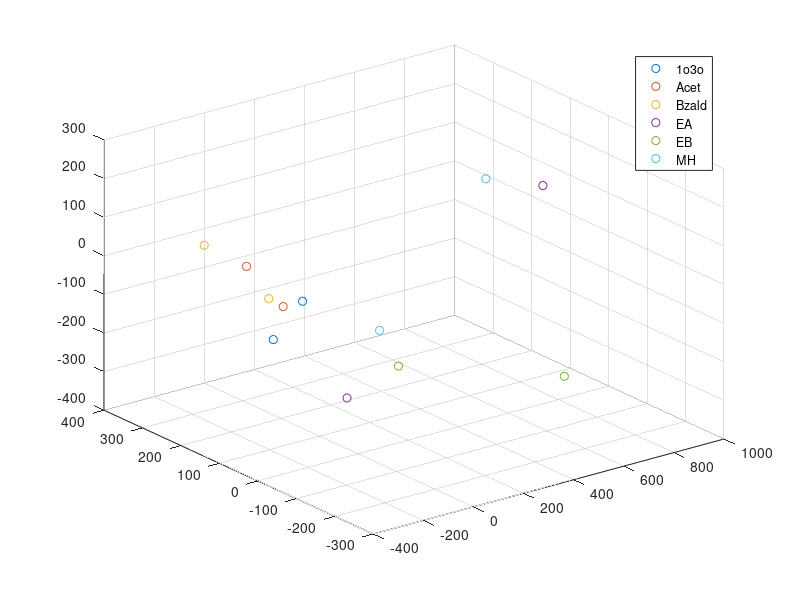

Recreate this plot in MATLAB.
clc;
clear;
close all;

% load data
load ('GlobalOdorStimMat.mat');

% difference power
diff = zeros(922,12);
diff(:,1) = (o_1o3o02_stim - o_1o3o02_prestim);
diff(:,2) = (o_1o3o04_stim - o_1o3o04_prestim);
diff(:,3) = (o_Acet02_stim - o_Acet02_prestim);
diff(:,4) = (o_Acet04_stim - o_Acet04_prestim);
diff(:,5) = (o_Bzald02_stim - o_Bzald02_prestim);
diff(:,6) = (o_Bzald04_stim - o_Bzald04_prestim);
diff(:,7) = (o_EA02_stim - o_EA02_prestim);
diff(:,8) = (o_EA04_stim - o_EA04_prestim);
diff(:,9) = (o_EB02_stim - o_EB02_prestim);
diff(:,10) = (o_EB04_stim - o_EB04_prestim);
diff(:,11) = (o_MH02_stim - o_MH02_prestim);
diff(:,12) = (o_MH04_stim - o_MH04_prestim);
diff = diff'; % transpose to get oders as observations and rois as features

% create labels
labels = {...
           '1o3o';'1o3o';...
           'Acet';'Acet';...
           'Bzald';'Bzald';...
           'EA';'EA';...
           'EB';'EB';...
           'MH';'MH';...
         };

% do pca
[coeff, score, latent] = pca(diff);

% plot score for each observation
figure;
for i=1:2:12
scatter3(score(i:i+1,1),score(i:i+1,2),score(i:i+1,3))
hold on;
end
legend(labels(1:2:12));